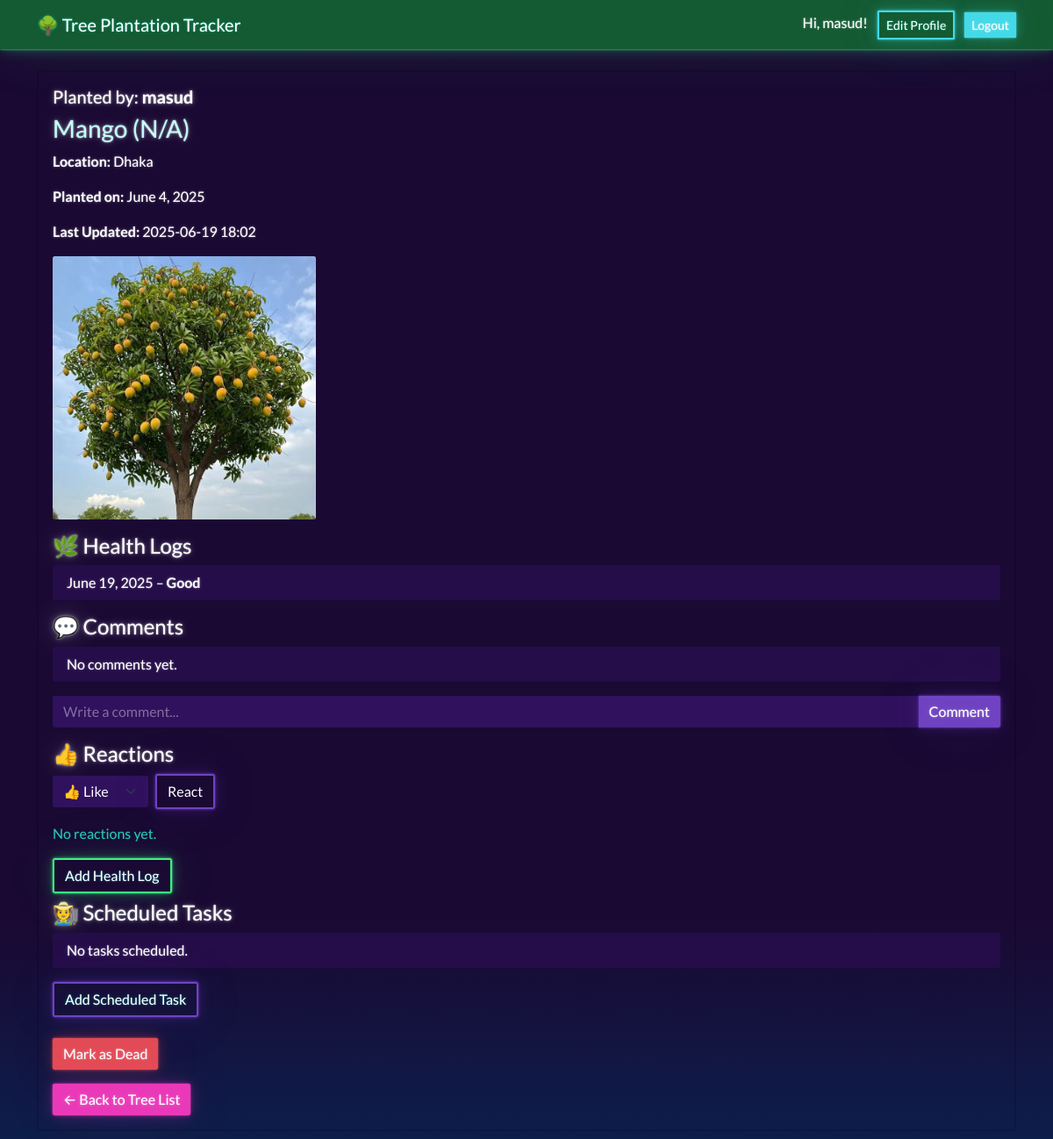
/1/ (signed in), run on an earlier commit of the app's database.
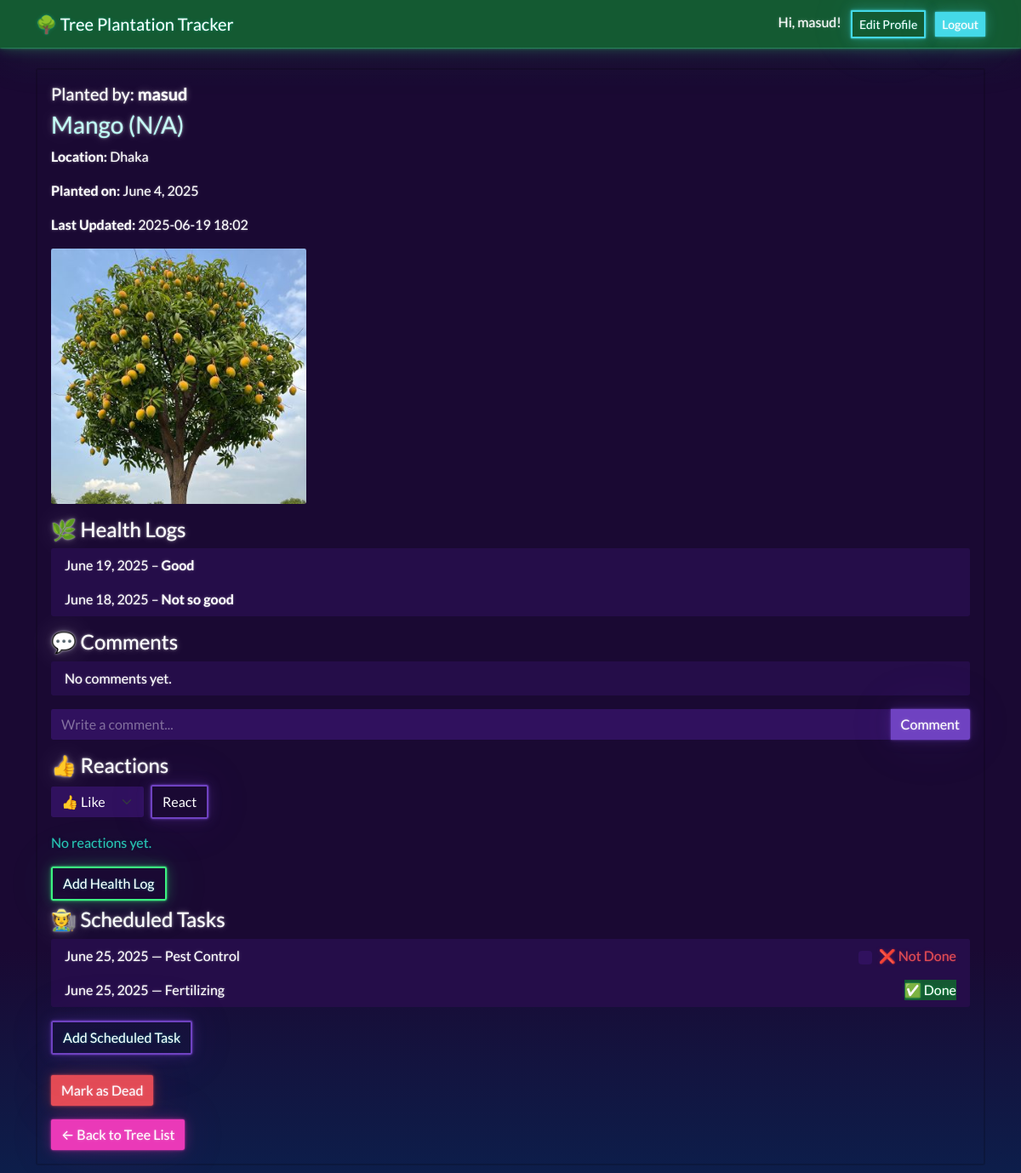
And on a later commit of the database.
### trees/models.py (models this page shows, shortened)
class HealthLog(models.Model):
    tree = models.ForeignKey(Tree, on_delete=models.CASCADE, related_name='health_logs')
    date = models.DateField()
    health_status = models.CharField(max_length=255)
    notes = models.TextField(blank=True)
    is_dead = models.BooleanField(default=False)
    death_reason = models.TextField(blank=True, null=True)

class Task(models.Model):
    TASK_TYPES = [
        ('Watering', 'Watering'),
        ('Fertilizing', 'Fertilizing'),
        ('Pest Control', 'Pest Control'),
        ('Other', 'Other'),
    ]
    tree = models.ForeignKey(Tree, on_delete=models.CASCADE, related_name='tasks')
    task_type = models.CharField(max_length=50, choices=TASK_TYPES)
    scheduled_date = models.DateField()
    completed = models.BooleanField(default=False)

### trees/views.py (the view, shortened to what this page needs)
# urls.py: path('<int:pk>/', views.tree_detail, name='tree_detail'),
@login_required
def tree_detail(request, pk):
    tree = get_object_or_404(Tree, pk=pk)
    health_logs = tree.health_logs.all().order_by('-date')
    tasks = tree.tasks.all().order_by('scheduled_date')
    comments = tree.comments.select_related('user').order_by('created_at')
    reactions = tree.reactions.all()
    health_form = HealthLogForm()
    task_form = TaskForm()
    if request.method == 'POST' and request.POST.get('form_type') == 'comment':
        text = request.POST.get('comment_text')
        if text:
            Comment.objects.create(tree=tree, user=request.user, text=text)
            return redirect('tree_detail', pk=tree.pk)
    if request.method == 'POST' and request.POST.get('form_type') == 'react':
        reaction_type = request.POST.get('reaction_type')
        if reaction_type:
            Reaction.objects.update_or_create(tree=tree, user=request.user, defaults={'type': reaction_type})
            return redirect('tree_detail', pk=tree.pk)
    return render(request, 'trees/tree_detail.html', {
        'tree': tree,
        'health_logs': health_logs,
        'tasks': tasks,
        'health_form': health_form,
        'task_form': task_form,
        'comments': comments,
        'reactions': reactions,
    })

### trees/forms.py
class HealthLogForm(forms.ModelForm):
    class Meta:
        model = HealthLog
        fields = ['date', 'health_status', 'notes', 'is_dead', 'death_reason']
        widgets = {
            'date': forms.DateInput(attrs={'type': 'date'}),
            'death_reason': forms.Textarea(attrs={'rows': 2}),
        }

class TaskForm(forms.ModelForm):
    class Meta:
        model = Task
        fields = ['task_type', 'scheduled_date', 'completed']
        widgets = {
            'scheduled_date': forms.DateInput(attrs={'type': 'date'})
        }

### trees/templates/trees/tree_detail.html (shortened to what the changed rows need)
{% extends "base.html" %}
{% block content %}
<div class="card mb-4">
    <div class="card-body">
        <ul class="list-group mb-3">
            {% for log in health_logs %}
                <li class="list-group-item {% if log.is_dead %}bg-danger text-white{% endif %}">
                    {{ log.date }} – <strong>{{ log.health_status }}</strong><br>
                </li>
            {% empty %}
                <li class="list-group-item">No health logs.</li>
            {% endfor %}
        </ul>
        {% if not tree.is_dead %}
            <ul class="list-group mb-3">
                {% for task in tasks %}
                    <li class="list-group-item d-flex align-items-center">
                        <span class="me-2">{{ task.scheduled_date }} — {{ task.task_type }}</span>
                        {% if task.completed %}
                            <span class="ms-auto text-success" title="Completed">✅ Done</span>
                        {% else %}
                            <input type="checkbox" class="form-check-input ms-auto mark-complete-checkbox" data-task-id="{{ task.id }}">
                            <span class="ms-2 text-danger">❌ Not Done</span>
                        {% endif %}
                    </li>
                {% empty %}
                    <li class="list-group-item">No tasks scheduled.</li>
                {% endfor %}
            </ul>
        {% endif %}
    </div>
</div>
{% endblock %}

What changed in the data, as far as the page shows it:
added HealthLog: date "June 18, 2025", health_status "Not so good"
added Task: scheduled_date "June 25, 2025", task_type "Pest Control"
added Task: scheduled_date "June 25, 2025", task_type "Fertilizing", completed "✅ Done"
Also different on the page:
text no longer shown: "No tasks scheduled."
